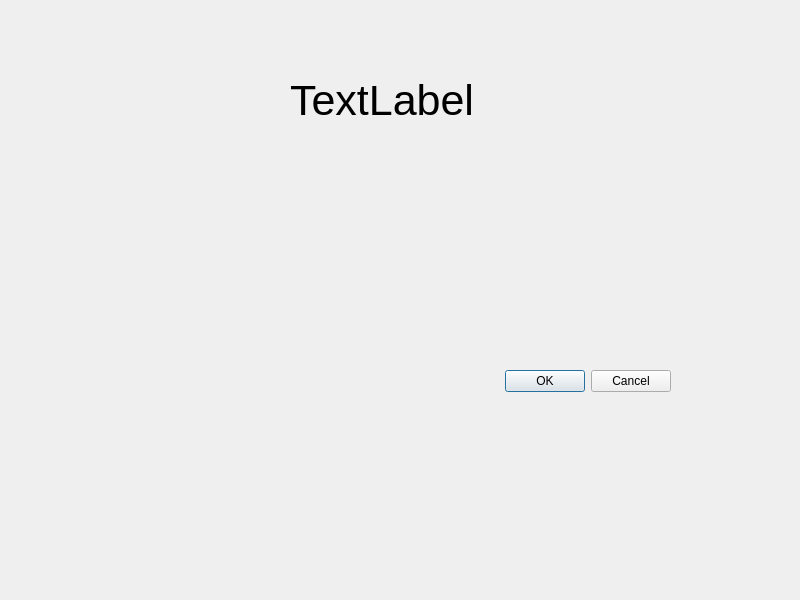
<?xml version="1.0" encoding="UTF-8"?>
<ui version="4.0">
 <class>Dialog</class>
 <widget class="QDialog" name="Dialog">
  <property name="geometry">
   <rect>
    <x>0</x>
    <y>0</y>
    <width>800</width>
    <height>600</height>
   </rect>
  </property>
  <property name="windowTitle">
   <string>Dialog</string>
  </property>
  <widget class="QDialogButtonBox" name="buttonBox">
   <property name="geometry">
    <rect>
     <x>230</x>
     <y>281</y>
     <width>441</width>
     <height>201</height>
    </rect>
   </property>
   <property name="orientation">
    <enum>Qt::Horizontal</enum>
   </property>
   <property name="standardButtons">
    <set>QDialogButtonBox::Cancel|QDialogButtonBox::Ok</set>
   </property>
  </widget>
  <widget class="QLabel" name="label">
   <property name="geometry">
    <rect>
     <x>290</x>
     <y>70</y>
     <width>221</width>
     <height>61</height>
    </rect>
   </property>
   <property name="font">
    <font>
     <pointsize>32</pointsize>
    </font>
   </property>
   <property name="text">
    <string>TextLabel</string>
   </property>
  </widget>
 </widget>
 <resources/>
 <connections>
  <connection>
   <sender>buttonBox</sender>
   <signal>accepted()</signal>
   <receiver>Dialog</receiver>
   <slot>accept()</slot>
   <hints>
    <hint type="sourcelabel">
     <x>248</x>
     <y>254</y>
    </hint>
    <hint type="destinationlabel">
     <x>157</x>
     <y>274</y>
    </hint>
   </hints>
  </connection>
  <connection>
   <sender>buttonBox</sender>
   <signal>rejected()</signal>
   <receiver>Dialog</receiver>
   <slot>reject()</slot>
   <hints>
    <hint type="sourcelabel">
     <x>316</x>
     <y>260</y>
    </hint>
    <hint type="destinationlabel">
     <x>286</x>
     <y>274</y>
    </hint>
   </hints>
  </connection>
 </connections>
</ui>
